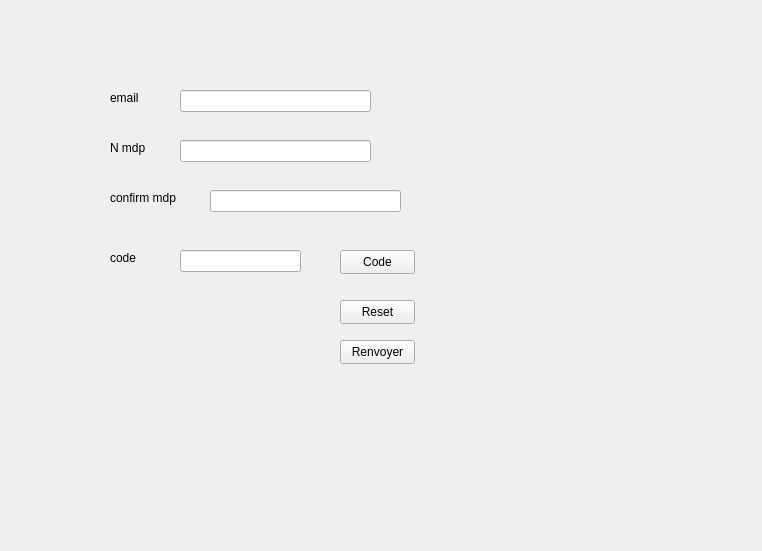
<?xml version="1.0" encoding="UTF-8"?>
<ui version="4.0">
 <class>PasswordResetForm</class>
 <widget class="QWidget" name="PasswordResetForm">
  <property name="geometry">
   <rect>
    <x>0</x>
    <y>0</y>
    <width>762</width>
    <height>551</height>
   </rect>
  </property>
  <property name="windowTitle">
   <string>Form</string>
  </property>
  <widget class="QStackedWidget" name="stackedWidget">
   <property name="geometry">
    <rect>
     <x>100</x>
     <y>50</y>
     <width>591</width>
     <height>411</height>
    </rect>
   </property>
   <widget class="QWidget" name="page">
    <widget class="QLineEdit" name="lineEditNewPassword">
     <property name="geometry">
      <rect>
       <x>80</x>
       <y>90</y>
       <width>191</width>
       <height>22</height>
      </rect>
     </property>
    </widget>
    <widget class="QLineEdit" name="lineEditConfirmPassword">
     <property name="geometry">
      <rect>
       <x>110</x>
       <y>140</y>
       <width>191</width>
       <height>22</height>
      </rect>
     </property>
    </widget>
    <widget class="QLineEdit" name="lineEditEmail">
     <property name="geometry">
      <rect>
       <x>80</x>
       <y>40</y>
       <width>191</width>
       <height>22</height>
      </rect>
     </property>
    </widget>
    <widget class="QLineEdit" name="lineEditCode">
     <property name="geometry">
      <rect>
       <x>80</x>
       <y>200</y>
       <width>121</width>
       <height>22</height>
      </rect>
     </property>
    </widget>
    <widget class="QLabel" name="label">
     <property name="geometry">
      <rect>
       <x>10</x>
       <y>40</y>
       <width>49</width>
       <height>16</height>
      </rect>
     </property>
     <property name="text">
      <string>email</string>
     </property>
    </widget>
    <widget class="QLabel" name="label_2">
     <property name="geometry">
      <rect>
       <x>10</x>
       <y>90</y>
       <width>49</width>
       <height>16</height>
      </rect>
     </property>
     <property name="text">
      <string>N mdp</string>
     </property>
    </widget>
    <widget class="QLabel" name="label_3">
     <property name="geometry">
      <rect>
       <x>10</x>
       <y>140</y>
       <width>81</width>
       <height>16</height>
      </rect>
     </property>
     <property name="text">
      <string>confirm mdp</string>
     </property>
    </widget>
    <widget class="QLabel" name="label_4">
     <property name="geometry">
      <rect>
       <x>10</x>
       <y>200</y>
       <width>49</width>
       <height>16</height>
      </rect>
     </property>
     <property name="text">
      <string>code</string>
     </property>
    </widget>
    <widget class="QPushButton" name="btnRequestCode">
     <property name="geometry">
      <rect>
       <x>240</x>
       <y>200</y>
       <width>75</width>
       <height>24</height>
      </rect>
     </property>
     <property name="text">
      <string>Code</string>
     </property>
    </widget>
    <widget class="QPushButton" name="btnReset">
     <property name="geometry">
      <rect>
       <x>240</x>
       <y>250</y>
       <width>75</width>
       <height>24</height>
      </rect>
     </property>
     <property name="text">
      <string>Reset</string>
     </property>
    </widget>
    <widget class="QPushButton" name="btnResendCode">
     <property name="geometry">
      <rect>
       <x>240</x>
       <y>290</y>
       <width>75</width>
       <height>24</height>
      </rect>
     </property>
     <property name="text">
      <string>Renvoyer</string>
     </property>
    </widget>
   </widget>
   <widget class="QWidget" name="page_2"/>
  </widget>
 </widget>
 <resources/>
 <connections/>
</ui>
